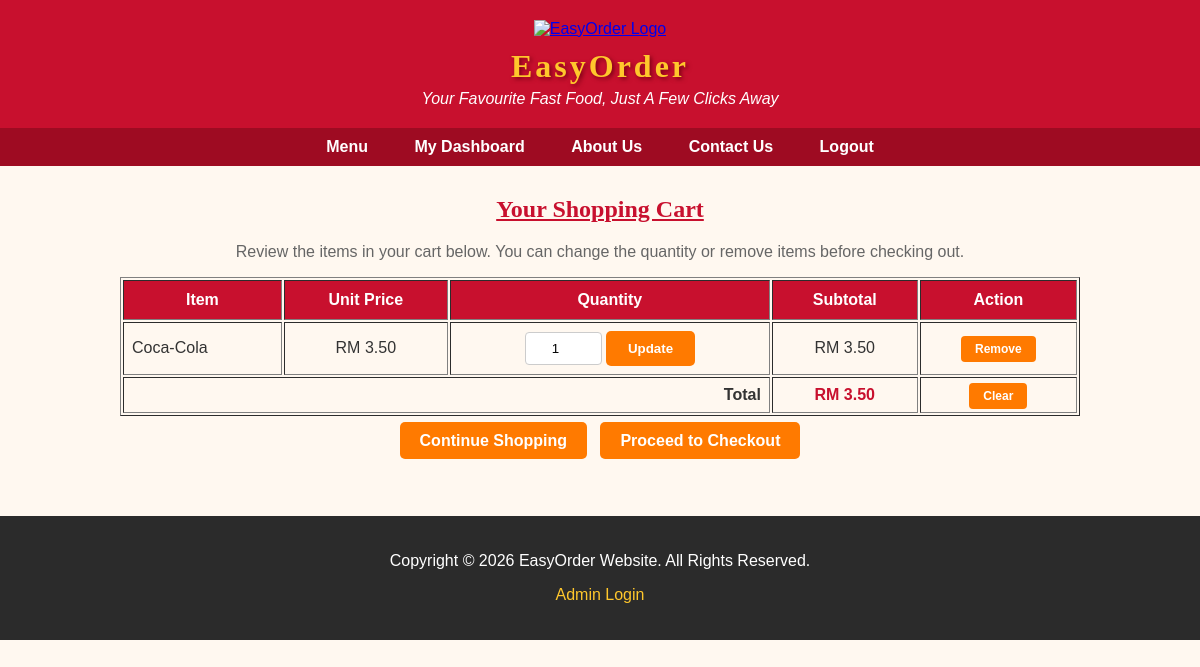
The app's page /cart.php?add=P017 (signed in) with its own data.
### tables this page shows
CREATE TABLE `product` (
  `product_id` char(5) NOT NULL,
  `product_name` varchar(100) NOT NULL,
  `product_category` varchar(50) NOT NULL,
  `product_price` decimal(5,2) NOT NULL,
  `product_stock` int(4) NOT NULL,
  `product_status` varchar(20) NOT NULL,
  `product_isDelete` int(1) NOT NULL DEFAULT 0
);

### cart.php (the view, shortened to what this page needs)
<?php
include("dataconnection.php");
if(isset($_GET["add"]))
{
	$pid = $_GET["add"];
}
?>
<!DOCTYPE html>
<html>
<head>
<link rel="stylesheet" href="style.css">
</head>
<body>
<div id="header">
<a href="index.html"><img src="image/logo.png" width="80px" height="80px" alt="EasyOrder Logo" title="EasyOrder Home"></a>
<h1>EasyOrder</h1>
<p>Your Favourite Fast Food, Just A Few Clicks Away</p>
</div>
<div id="navbar">
<a href="products.php">Menu</a>
<a href="dashboard.php">My Dashboard</a>
<a href="about.html">About Us</a>
<a href="contact.php">Contact Us</a>
<a href="logout.php" onclick="return confirm('Are you sure you want to logout?')">Logout</a>
</div>
<div id="main">
<h2 class="section-title">Your Shopping Cart</h2>
<p class="intro">Review the items in your cart below. You can change the quantity or remove items before checking out.</p>
<?php
if(isset($_SESSION["cart"]) && count($_SESSION["cart"])>0)
{
?>
<table class="menu-table" width="100%" border="1">
<tr>
<th>Item</th>
<th>Unit Price</th>
<th>Quantity</th>
<th>Subtotal</th>
<th>Action</th>
</tr>
<?php
$cart_total = 0;
foreach($_SESSION["cart"] as $pid => $qty)
{
	$result = mysqli_query($connect,"SELECT * FROM product WHERE product_id='$pid'");
	$row = mysqli_fetch_assoc($result);
	$pname = $row["product_name"];
	$pprice = $row["product_price"];
	$subtotal = $pprice * $qty;
	$cart_total = $cart_total + $subtotal;
?>
<tr>
<td><?php echo $pname; ?></td>
<td align="center">RM <?php echo number_format($pprice,2); ?></td>
<td align="center">
<form method="post" action="cart.php" style="display:inline;">
<input type="number" name="qty" class="qty" min="1" max="20" value="<?php echo $qty; ?>">
<input type="submit" name="updatebtn" value="Update">
</form>
</td>
<td align="center">RM <?php echo number_format($subtotal,2); ?></td>
<td align="center"><a class="btn-small" href="cart.php?remove=<?php echo $pid; ?>">Remove</a></td>
</tr>
<?php
}
?>
<tr>
<td colspan="3" align="right"><b>Total</b></td>
<td align="center"><span class="price">RM <?php echo number_format($cart_total,2); ?></span></td>
<td align="center"><a class="btn-small" href="cart.php?clear=1">Clear</a></td>
</tr>
</table>
<p style="text-align:center;"><a class="btn" href="products.php">Continue Shopping</a> &nbsp; <a class="btn" href="checkout.php">Proceed to Checkout</a></p>
<?php
}
else
{
?>
<p class="intro" style="text-align:center;">Your cart is empty. <a href="products.php">Start shopping</a> to add some items.</p>
<?php
}
?>
</div>
<footer>
<p>Copyright &copy; 2026 EasyOrder Website. All Rights Reserved.</p>
<p><a href="admin_login.php">Admin Login</a></p>
</footer>
</body>
</html>

### style.css (style rules this page uses)
* { font-family:Arial; }
body { background-color:#FFF8F0; color:#333333; margin:0px; }
#header { background-color:#C8102E; color:#FFFFFF; text-align:center; padding:20px 10px 20px 10px; }
#header h1 { color:#FFC72C; font-family:"Arial Black"; letter-spacing:3px; text-shadow:2px 2px 4px #7A0014; margin:10px 0px 5px 0px; }
#header p { color:#FFFFFF; font-style:italic; margin:0px; }
#navbar { background-color:#9E0B22; text-align:center; padding:10px 0px 10px 0px; }
#navbar a { color:#FFFFFF; font-weight:bold; text-decoration:none; padding:12px 18px 12px 18px; margin:0px 3px 0px 3px; }
#main { width:960px; margin:auto; padding:10px 0px 20px 0px; }
.section-title { color:#C8102E; text-align:center; font-family:"Arial Narrow"; text-decoration:underline; }
.btn { background-color:#FF7A00; color:#FFFFFF; font-weight:bold; text-decoration:none; padding:10px 20px 10px 20px; border-radius:5px; }
input[type="text"],input[type="password"],input[type="email"],input[type="number"],input[type="date"],textarea { border:1px solid #CCCCCC; border-radius:4px; padding:8px 10px 8px 10px; }
input[type="submit"],input[type="button"],input[type="reset"] { background-color:#FF7A00; color:#FFFFFF; font-weight:bold; border:0px; border-radius:5px; padding:10px 22px 10px 22px; cursor:pointer; }
th { background-color:#C8102E; color:#FFFFFF; padding:10px; }
td { padding:8px; }
footer { background-color:#2B2B2B; color:#FFFFFF; text-align:center; padding:20px 10px 20px 10px; margin-top:30px; }
footer a { color:#FFC72C; text-decoration:none; }
.intro { text-align:center; color:#666666; }
.menu-table { margin:auto; }
.btn-small { background-color:#FF7A00; color:#FFFFFF; font-weight:bold; text-decoration:none; padding:6px 14px 6px 14px; border-radius:4px; font-size:9pt; }
.price { color:#C8102E; font-weight:bold; font-size:12pt; }
.qty { width:55px; text-align:center; }

### records on screen
product: product_name "Coca-Cola", product_price "3.50", qty "1"

### other values on screen
$cart_total "3.50"
